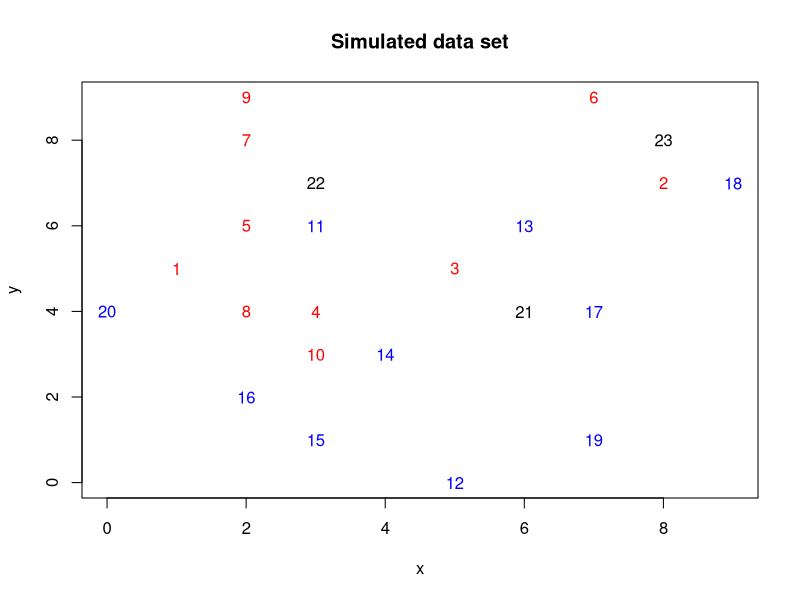

Source code (R):
# R code for plot.pdf
set.seed(22)
x = c(rnorm(10), rnorm(10) + 1)
y = c(rnorm(10) + 1, rnorm(10))
x = ceiling((x - min(x))/diff(range(x))*9)
y = ceiling((y - min(y))/diff(range(y))*9)
color = rep(c('red', 'blue'), each = 10)
plot(x, y, type = 'n', main = 'Simulated data set')
text(x, y, col = color, label = 1:20)
text(c(6, 3, 8), c(4, 7, 8), label = 21:23)
